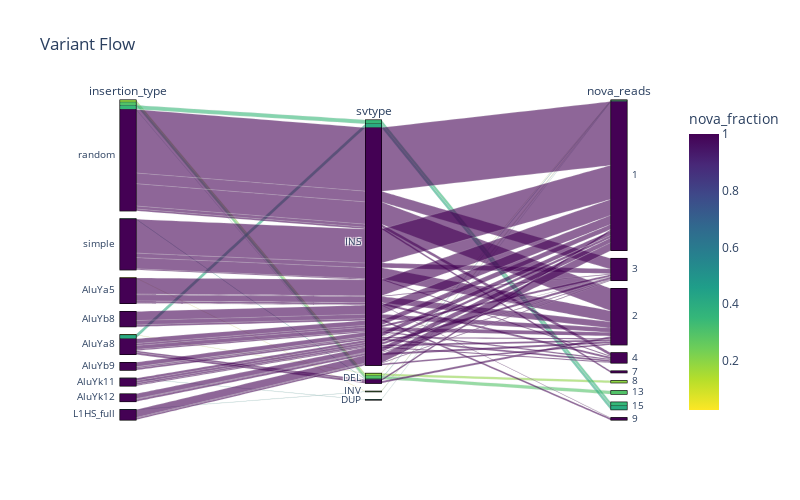

Notebook code for this chart:
### Code cell
# Parallel category plot: SVTYPE → Precision → Success
fig = px.parallel_categories(
    results_df,
    dimensions=['insertion_type', 'svtype', 'nova_reads'],
    color = 'nova_fraction',
    title='Variant Flow',
    color_continuous_scale = 'viridis_r'
)

# SVTYPE → Sequence Content → Precision
fig.update_layout(autosize=False, width=800, height=500)
fig.show()

### Figure 1 — Plotly figure (JSON) as saved in the notebook; plotly's stock layout.template omitted (floating-point values rounded to 4 significant figures; data arrays with more than 128 entries replaced by an {"elided": "..."} marker saying what was removed)
{"data": [{"dimensions": [{"label": "insertion_type", "values": {"elided": "1009 str values"}}, {"label": "svtype", "values": {"elided": "1009 str values"}}, {"label": "nova_reads", "values": {"elided": "1009 int values"}}], "domain": {"x": [0, 1], "y": [0, 1]}, "line": {"color": {"elided": "1009 float values"}, "coloraxis": "coloraxis"}, "name": "", "type": "parcats"}], "layout": {"autosize": false, "coloraxis": {"colorbar": {"title": {"text": "nova_fraction"}}, "colorscale": [[0, "#fde725"], [0.1111, "#b5de2b"], [0.2222, "#6ece58"], [0.3333, "#35b779"], [0.4444, "#1f9e89"], [0.5556, "#26828e"], [0.6667, "#31688e"], [0.7778, "#3e4989"], [0.8889, "#482878"], [1, "#440154"]]}, "height": 500, "legend": {"tracegroupgap": 0}, "title": {"text": "Variant Flow"}, "width": 800}}
